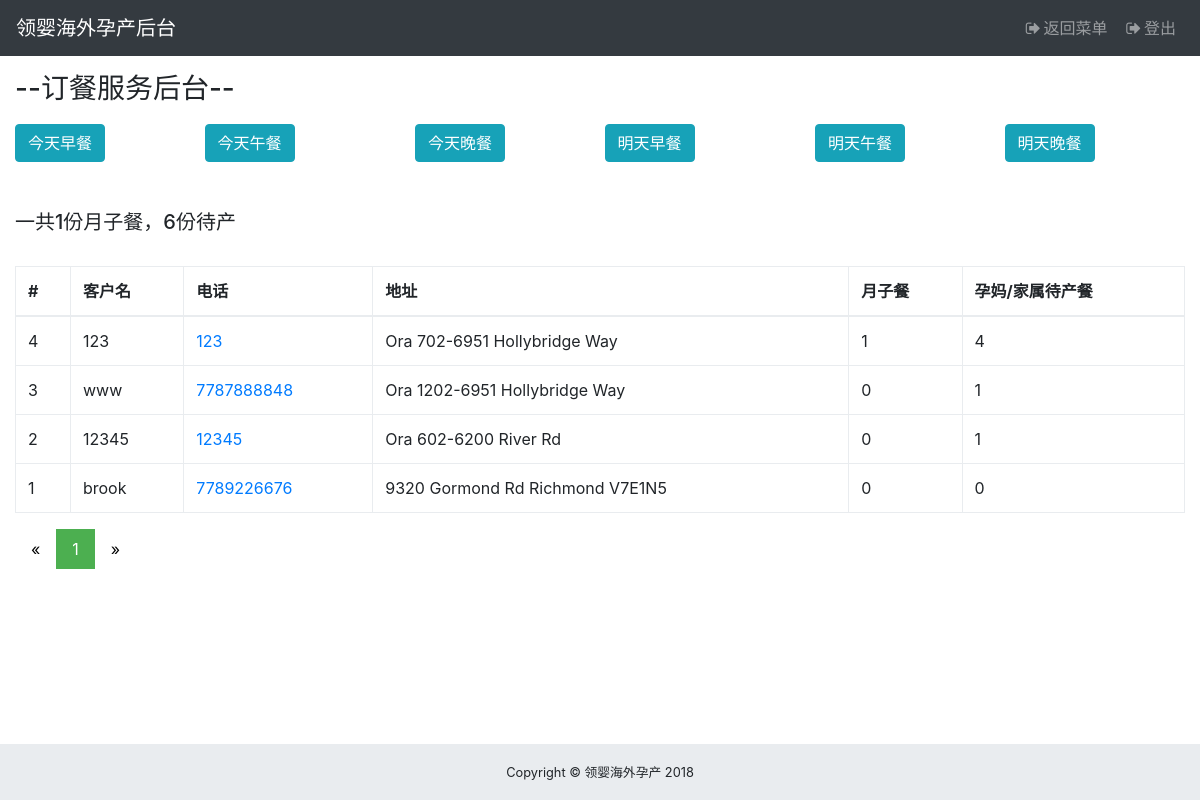
The app's page /admin/admin_food.php?pageType=summary (signed in), older data.
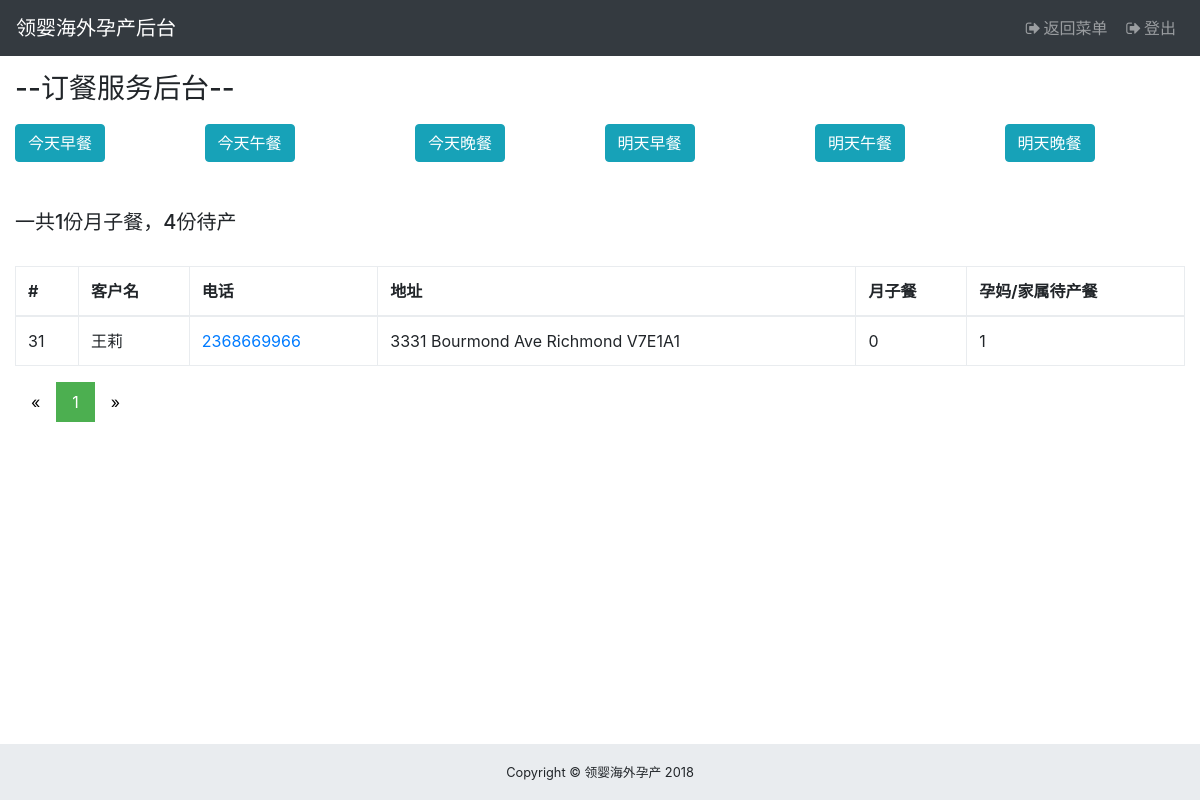
The same page, newer data.
### tables this page shows
CREATE TABLE `users` (
  `uid` int(5) NOT NULL,
  `username` varchar(10) NOT NULL,
  `phone` bigint(50) NOT NULL,
  `email` varchar(50) NOT NULL,
  `password` varchar(100) NOT NULL,
  `weChat` varchar(50) NOT NULL,
  `timeDeliver` varchar(50) NOT NULL,
  `create_time` date NOT NULL,
  `role` varchar(10) DEFAULT NULL,
  `salt` varchar(6) NOT NULL,
  `address` varchar(100) DEFAULT NULL,
  `flight` int(5) DEFAULT '1',
  `flightTotal` int(10) DEFAULT '1',
  `special_medical` int(5) DEFAULT '0',
  `special_medicalTotal` int(10) DEFAULT '0',
  `pickup` int(5) DEFAULT NULL,
  `pickupTotal` int(20) DEFAULT NULL,
  `medicals` int(5) DEFAULT NULL,
  `medicalsTotal` int(20) DEFAULT NULL,
  `isActive` int(2) DEFAULT NULL
);

### admin/model/admin.food.php (the view, shortened to what this page needs)
<?php if(!defined('In_System')) exit("Access Denied");
Class Food{
    public $time = "";
    public function foodSummaryListing(){
        $query1="SELECT users.uid,users.username,users.phone,food_service.serviceType,food_service.num_ppl,users.address FROM food_service INNER JOIN users ON users.salt=food_service.user WHERE food_service.display='1' GROUP BY users.uid order by food_service.sid desc";
        $query2="SELECT users.uid,food_service.serviceType,users.address,food_service.num_ppl FROM food_service INNER JOIN users ON users.salt=food_service.user WHERE food_service.display='1'";
        $this->time = "";
        $type1Pregnant = "select count(*) from food_service WHERE food_service.serviceType='孕妈月子餐' and food_service.display='1'";
        $type2Pregnant = "select count(*) from food_service WHERE food_service.serviceType='孕妈待产餐' and food_service.display='1'";
        $type2Family = "select sum(num_ppl) from food_service WHERE food_service.serviceType='待产餐' and food_service.display='1'";
        $totalQuerys = [$type1Pregnant, $type2Pregnant, $type2Family];
        $this->showResult($query1,$query2, $totalQuerys);
    }
    public function showResult($query1,$query2,$totalQuery) {
        $tableString ="<br/>
        <div class=\"table-responsive\">
        <table class=\"table table-bordered\">
        <thead>
        <tr>
            <th>#</th>
            <th>客户名</th>
            <th>电话</th>
            <th>地址</th>
            <th>月子餐</th>
            <th>孕妈/家属待产餐</th>
        </tr>
        </thead>
        <tbody>
        ";
        global $mysqli;
        $limit      = ( isset( $_GET['limit'] ) ) ? $_GET['limit'] : 10;
        $page       = ( isset( $_GET['page'] ) ) ? $_GET['page'] : 1;
        $links      = ( isset( $_GET['links'] ) ) ? $_GET['links'] : 3;
        $Paginator  = new Paginator( $mysqli, $query1 );
        $result    = $Paginator->getData( $limit, $page);
        $rs0 = $mysqli->query( $totalQuery[0] )->fetch_assoc();
        $rs1 = $mysqli->query( $totalQuery[1] )->fetch_assoc();
        $rs2 = $mysqli->query( $totalQuery[2] )->fetch_assoc();
        $type1Total=$rs0['count(*)'];
        $type2Total=$rs1['count(*)'] + $rs2['sum(num_ppl)'];
        if(sizeof($result->data) > 0){
            foreach($result->data as $Summary){
                $type1 = 0;
                $type2 = 0;
                $result2 = mysqli_fetch_all($mysqli->query($query2), MYSQLI_ASSOC);
                foreach($result2 as $history){
                   if ($history["uid"] == $Summary["uid"]) {
                        if ($history['serviceType'] == "孕妈月子餐"){
                            $type1 ++;
                        } elseif ($history['serviceType'] == "孕妈待产餐") {
                            $type2 ++;
                        } elseif ($history['serviceType'] == "待产餐") {
                            if ($history['num_ppl'] != null) {
                                $type2 += $history['num_ppl'];
                            }
                        }
                   }
                }
                $row = "
                    <tr>
                        <td>".$Summary['uid']."</td>
                        <td>".$Summary['username']."</td>
                        <td><a href=\"tel:".$Summary['phone']."\">".$Summary['phone']."</a></td>
                        <td>".$Summary['address']."</td>
                        <td>".$type1."</td>
                        <td>".$type2."</td>
                    </tr>
            ";
            $tableString=$tableString.$row;
            }
            $tableString=$tableString.
            "</tbody>
            </table>
            </div>";
             echo sprintf( "<br/><h5>%s一共%d份月子餐，%d份待产</h5>",$this->time, $type1Total,$type2Total);
		}else{
            $tableString=$tableString."</table></div>";
        }
        echo $tableString;
        $pageType = $_GET['pageType'];
        if (!isset($pageType)) {
            printf("undefined pageType");
            exit();
        }
        else{
            echo $Paginator->createLinks( $pageType,$links, 'pagination pagination-sm' );
        }
    }
}?>

Row changes from the older to the newer data that the page shows:
removed users: uid "4", username "123", phone "123", address "Ora 702-6951 Hollybridge Way"
removed users: uid "3", username "www", phone "7787888848", address "Ora 1202-6951 Hollybridge Way"
removed users: uid "2", username "12345", phone "12345", address "Ora 602-6200 River Rd"
removed users: uid "1", username "brook", phone "7789226676", address "9320 Gormond Rd Richmond V7E1N5"
added users: uid "31", username "王莉", phone "2368669966", address "3331 Bourmond Ave Richmond V7E1A1"
Text that changed along with them:
$type2Total: "6" → "4"
$type1: "1 0 0 0" → "0"
$type2: "4 1 1 0" → "1"
